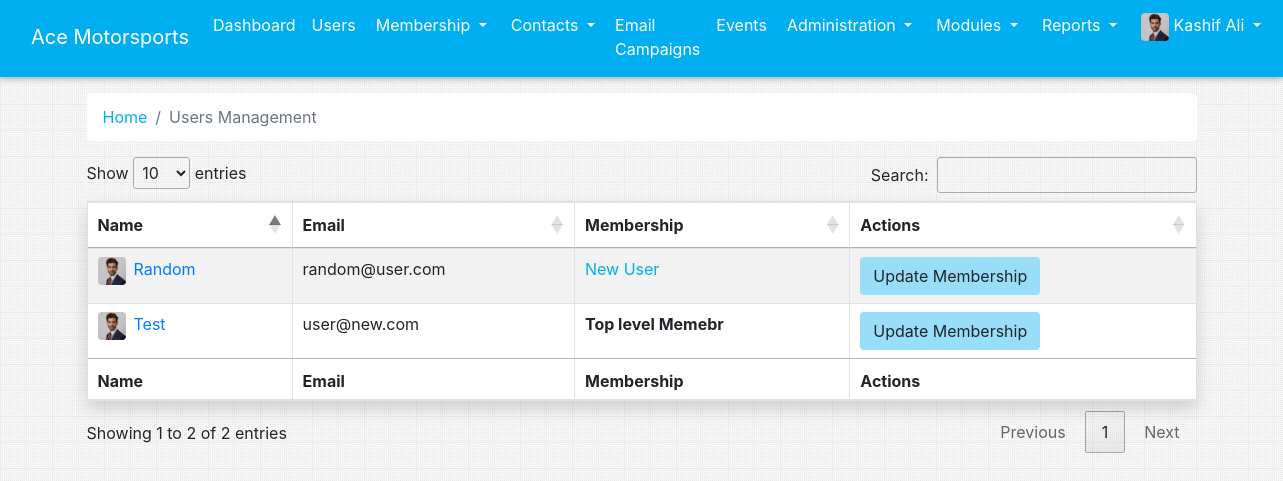
/admin_users.php (signed in), run on an earlier commit of the app's database.
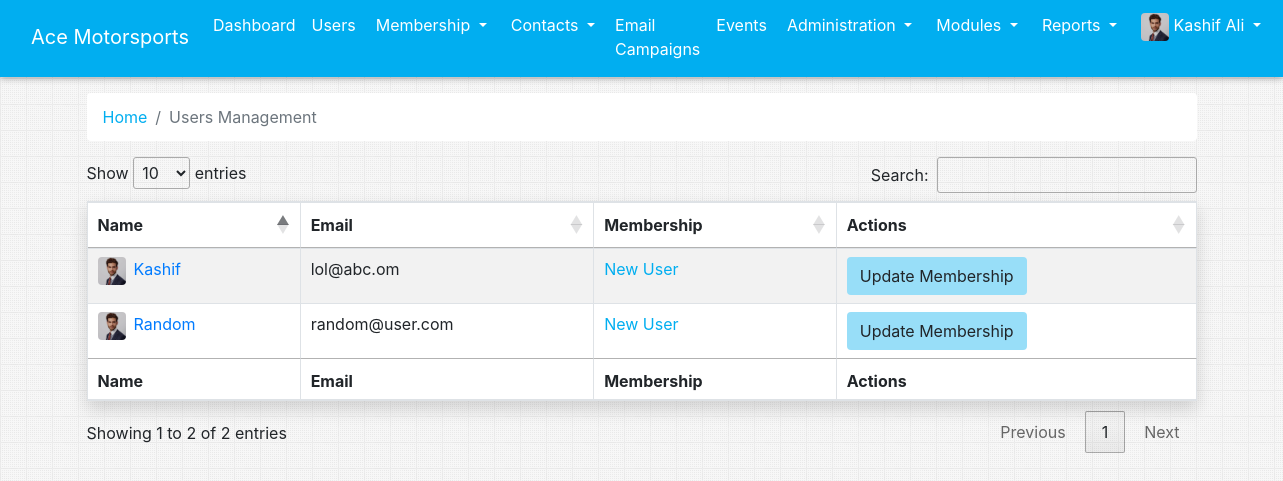
And on a later commit of the database.
### tables this page shows
CREATE TABLE `users` (
  `id` int(11) NOT NULL,
  `first_name` varchar(30) NOT NULL,
  `email` varchar(50) NOT NULL,
  `password` varchar(50) NOT NULL,
  `organizationID` int(11) NOT NULL,
  `jobTitle` varchar(50) NOT NULL,
  `salutation` varchar(50) NOT NULL,
  `middle_name` varchar(50) NOT NULL,
  `last_name` varchar(50) NOT NULL,
  `dob` date NOT NULL,
  `phone` varchar(50) NOT NULL,
  `gender` varchar(50) NOT NULL,
  `language` varchar(50) NOT NULL,
  `address` varchar(500) NOT NULL,
  `is_admin` tinyint(1) NOT NULL DEFAULT 0,
  `deleted` tinyint(1) NOT NULL DEFAULT 0,
  `del_date` date DEFAULT NULL
);

CREATE TABLE `memberships` (
  `id` int(11) NOT NULL,
  `name` varchar(20) NOT NULL
);

### admin_users.php (the view, shortened to what this page needs)
<!DOCTYPE html>
<html lang="en">
<?php
  $path =  "";
  $title =  "Users";
  require 'parts/head.php';
?>
  <link rel="stylesheet" type="text/css" href="https://cdn.datatables.net/1.10.24/css/dataTables.bootstrap4.min.css">
  <link rel="stylesheet" type="text/css" href="https://cdn.datatables.net/1.10.15/css/jquery.dataTables.min.css"></link>
<body>
  <?php require 'parts/nav.php'; ?>
  <div class="container">
      <nav aria-label="breadcrumb">
        <ol class="breadcrumb bg-white">
          <li class="breadcrumb-item"><a href="admin_dashboard.php" class="appColor">Home</a></li>
          <li class="breadcrumb-item active" aria-current="page">Users Management</li>
        </ol>
      </nav>
      <table id="example" class="table table-striped table-bordered bg-white shadow" style="width:100%">
        <thead>
            <tr>
                <th>Name</th>
                <th>Email</th>
                <th>Membership</th>
                <th>Actions</th>
            </tr>
        </thead>
        <tbody>
                <?php
                    require 'app/db.php';
                    $sql = "SELECT * FROM users WHERE is_admin=0 and deleted=0";
                    $res = mysqli_query($con, $sql);
                    while($row = mysqli_fetch_array($res)){
                      $user = $row["id"];
                      $s = "SELECT * FROM membership_history WHERE userID = $user ORDER BY id DESC LIMIT 1";
                      $r = mysqli_query($con, $s);
                      if(mysqli_num_rows($r)){
                        $ro = mysqli_fetch_array($r);
                        $membership = $ro["membershipID"];
                        $s = "SELECT * FROM memberships WHERE id = $membership";
                        $r = mysqli_query($con, $s);
                        $ro = mysqli_fetch_array($r);
                        $membership = '<b>'.$ro["name"].'</b>';
                      }else{
                        $membership = "<span class='appColor'>New User</span>";
                      }
                      $rndom = rand();
                        ?>
                            <tr>
                                <td>
                                    <a href="admin_contact_showProfile.php?userID=<?php echo $user; ?>">
                                        <img src="img/user.jpg" class="rounded mr-2" id="nav_user_pic"><?php echo $row["first_name"]; ?>
                                    </a>
                                </td>
                                <td><?php echo $row["email"]; ?></td>
                                <td><?php echo $membership; ?></td>
                                <td>
                                    <a href="" class="btn bg-appColorLight" data-toggle="modal" data-target="#membershipModal_<?php echo $rndom; ?>">
                                      Update Membership
                                    </a>
                                </td>
                            </tr>
                        <?php
                    }
                ?>
        </tbody>
        <tfoot>
            <tr>
                <th>Name</th>
                <th>Email</th>
                <th>Membership</th>
                <th>Actions</th>
            </tr>
        </tfoot>
    </table>
  </div>
</body>
</html>

### parts/head.php (shortened to what this page needs)
<head>
  <link href="<?php echo $path; ?>vendor/bootstrap/css/bootstrap.min.css" rel="stylesheet">
  <link href="<?php echo $path; ?>vendor/css/app.css?v=<?php echo rand(); ?>" rel="stylesheet">
  <link rel="stylesheet" type="text/css" href="https://cdnjs.cloudflare.com/ajax/libs/font-awesome/5.15.3/css/all.min.css">
</head>

### parts/nav.php (shortened to what this page needs)
<nav class="navbar navbar-expand-lg navbar-dark bg-dark static-top mb-3 myCustomNav">
  <div class="container-fluid">
    <a class="navbar-brand" href="#">Ace Motorsports</a>
    <div class="collapse navbar-collapse topNav" id="navbarResponsive">
      <?php
        if(isset($_SESSION["id"]) && $_SESSION["is_admin"]){
          ?>
      <ul class="navbar-nav ml-auto">
        <li class="nav-item <?php if($title=='User Dashboard' || $title=='Admin Dashboard') echo 'active'; ?>">
          <a class="nav-link" href="./admin_dashboard.php">Dashboard</a>
        </li>
        <li class="nav-item <?php if($title=='Users') echo 'active'; ?>">
          <a class="nav-link" href="./admin_users.php">Users</a>
        </li>
          <li>
              <div class="dropdown">
                  <button class="btn btn-secondary dropdown-toggle bg-transparent border-0" type="button" id="dropdownMenuButton" data-toggle="dropdown" aria-haspopup="true" aria-expanded="false">
                      Membership
                  </button>
              </div>
          </li>
          <li>
              <div class="dropdown">
                  <button class="btn btn-secondary dropdown-toggle bg-transparent border-0" type="button" id="dropdownMenuButton" data-toggle="dropdown" aria-haspopup="true" aria-expanded="false">
                      Contacts
                  </button>
              </div>
          </li>
        <li class="nav-item <?php if($title=='Membership') echo 'active'; ?>">
          <a class="nav-link" href="./admin_campaign.php">Email Campaigns</a>
        </li>
        <li class="nav-item <?php if($title=='Membership') echo 'active'; ?>">
          <a class="nav-link" href="./admin_event.php">Events</a>
        </li>
          <li>
              <div class="dropdown">
                  <button class="btn btn-secondary dropdown-toggle bg-transparent border-0" type="button" id="dropdownMenuButton" data-toggle="dropdown" aria-haspopup="true" aria-expanded="false">
                      Administration
                  </button>
              </div>
          </li>
          <li>
              <div class="dropdown">
                  <button class="btn btn-secondary dropdown-toggle bg-transparent border-0" type="button" id="dropdownMenuButton" data-toggle="dropdown" aria-haspopup="true" aria-expanded="false">
                      Modules
                  </button>
              </div>
          </li>
          <li>
              <div class="dropdown">
                  <button class="btn btn-secondary dropdown-toggle bg-transparent border-0" type="button" id="dropdownMenuButton" data-toggle="dropdown" aria-haspopup="true" aria-expanded="false">
                      Reports
                  </button>
              </div>
          </li>
        <li class="nav-item">
            <div class="dropdown">
              <button type="button" class="btn btn-primary dropdown-toggle bg-transparent border-0" data-toggle="dropdown">
                <img src="img/user.jpg" class="rounded" id="nav_user_pic"> <?php echo $_SESSION["name"]; ?>
              </button>
            </div>
        </li>
      </ul>
          <?php
        }
          ?>
    </div>
  </div>
</nav>

What changed in the data, as far as the page shows it:
removed users: first_name "Test", email "user@new.com", memberships.name "Top level Memebr"
added users: first_name "Kashif", email "lol@abc.om", shows "New User"
